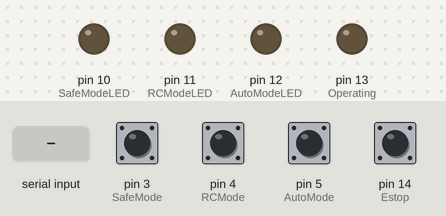
This sketch was run on a simulated Arduino Mega 2560, built with avr-gcc and run on an emulated ATmega2560. On the bench: output pins drawn as LEDs (lit = HIGH). The test bench sets the inputs (shaded band); at power-on: pin 3 (SafeMode), pin 4 (RCMode), pin 5 (AutoMode), pin 14 (Estop) LOW.

Above: at 1.2 s.
1.3 s: "F" received over the second serial link
At 2.2 s:
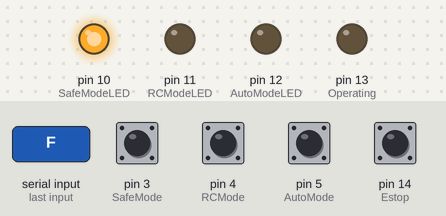
Timing chart, 0 to 4.3 s (numbered marks = the images above; inputs shaded):
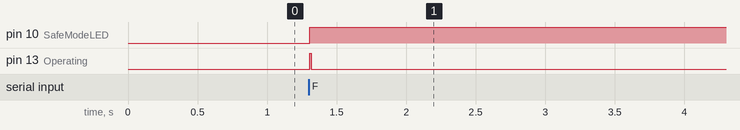

The sketch:

Estop_Hand_Held.ino
```cpp
//Define pins
#define SafeMode 3
#define RCMode 4
#define AutoMode 5
#define Estop 14
#define Operating 13
#define SafeModeLED 10
#define RCModeLED 11
#define AutoModeLED 12

//Intail Values of pin states
int SafeModeState0;
int RCModeState0;
int AutoModeState0;
int EstopState0;

//Current Value of pin states
int SafeModeState;
int RCModeState;
int AutoModeState;
int EstopState;

//
unsigned long responseTime;
int i = 0;

void setup() {
  //Create and Define pin modes
  pinMode(SafeMode, INPUT);
  pinMode(RCMode, INPUT);
  pinMode(AutoMode, INPUT);
  pinMode(Estop, INPUT);
  pinMode(Operating, OUTPUT);
  pinMode(SafeModeLED, OUTPUT);
  pinMode(RCModeLED, OUTPUT);
  pinMode(AutoModeLED, OUTPUT);

  //Start Serial Operation
  Serial1.begin(2400);

  //Get starting states of pins
  SafeModeState0 = digitalRead(SafeMode);
  RCModeState0 = digitalRead(RCMode);
  AutoModeState0 = digitalRead(AutoMode);
  EstopState0 = digitalRead(Estop);
}

void loop() {
  //Read Current Pin State
  SafeModeState = digitalRead(SafeMode);
  RCModeState = digitalRead(RCMode);
  AutoModeState = digitalRead(AutoMode);
  EstopState = digitalRead(Estop);

  if (EstopState == HIGH)
  {
    Serial1.write(69);
    responseTime = millis();
    //Serial.println(69);
    //digitalWrite(Operating, HIGH);
    //digitalWrite(SafeModeLED, HIGH);
    //digitalWrite(RCModeLED, LOW);
    //digitalWrite(AutoModeLED, LOW);
  }
  else if (SafeModeState == HIGH)
  {
    Serial1.write(10);
    Serial.println(10);
    //digitalWrite(SafeModeLED, HIGH);
    //digitalWrite(RCModeLED, LOW);
    //digitalWrite(AutoModeLED, LOW);
  }
  else if (RCModeState == HIGH)
  {
    Serial1.write(20);
    Serial.println(20);
    //digitalWrite(SafeModeLED, LOW);
    //digitalWrite(RCModeLED, HIGH);
    //digitalWrite(AutoModeLED, LOW);
  }
  else if (AutoModeState == HIGH)
  {
    Serial1.write(30);
    Serial.println(30);
    //digitalWrite(SafeModeLED, LOW);
    //digitalWrite(RCModeLED, LOW);
    //digitalWrite(AutoModeLED, HIGH);
  }
  else
  {
    //Writing the Heartbeat
    //Serial1.write(1);
    digitalWrite(Operating, LOW);
  }

  int input = Serial1.read();
  //Serial.println(input);
  if (input == 70)
  {
    digitalWrite(Operating, HIGH);
    digitalWrite(SafeModeLED, HIGH);
    digitalWrite(RCModeLED, LOW);
    digitalWrite(AutoModeLED, LOW);
    if (i < 1){
    Serial.println(responseTime);
    Serial.println(millis());
    i++;
    }
  }
  else if (input == 11)
  {
    digitalWrite(SafeModeLED, HIGH);
    digitalWrite(RCModeLED, LOW);
    digitalWrite(AutoModeLED, LOW);
  }
  else if (input == 21)
  {
    digitalWrite(SafeModeLED, LOW);
    digitalWrite(RCModeLED, HIGH);
    digitalWrite(AutoModeLED, LOW);
  }
  else if (input == 31)
  {
    digitalWrite(SafeModeLED, LOW);
    digitalWrite(RCModeLED, LOW);
    digitalWrite(AutoModeLED, HIGH);
  }
  else
  {
    i = 0;
  }

  //Reset states to compare for next loop
  SafeModeState0 = SafeModeState;
  RCModeState0 = RCModeState;
  AutoModeState0 = AutoModeState;
  EstopState0 = EstopState;

  delay(10);
}
```

Measured:
- after the input at 1.3 s, pin 10 (SafeModeLED): LOW → HIGH at once; pin 13 (Operating): LOW → HIGH at once, → LOW 0.01 s later
